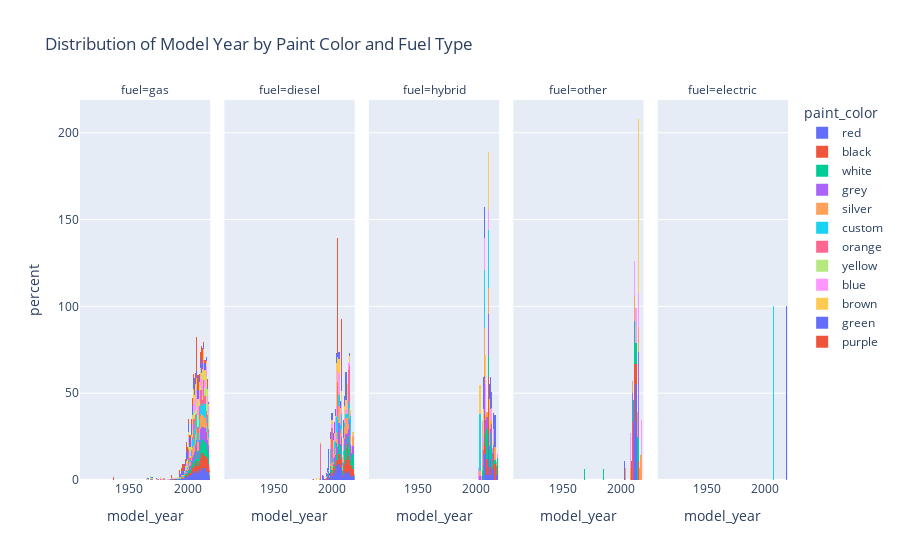

The notebook cell saved with this chart:
### Code cell
fig = px.histogram(
    vehicle_df,
    x='model_year',
    color='paint_color',
    facet_col='fuel',
    histnorm='percent',
    title='Distribution of Model Year by Paint Color and Fuel Type'
)
fig.show()

### Figure 1 — Plotly figure (JSON) as saved in the notebook; plotly's stock layout.template omitted (floating-point values rounded to 4 significant figures; data arrays with more than 128 entries replaced by an {"elided": "..."} marker saying what was removed)
{"data": [{"bingroup": "x", "histnorm": "percent", "hovertemplate": "paint_color=red<br>fuel=gas<br>model_year=%{x}<br>percent=%{y}<extra></extra>", "legendgroup": "red", "marker": {"color": "#636efa", "pattern": {"shape": ""}}, "name": "red", "orientation": "v", "showlegend": true, "type": "histogram", "x": {"elided": "2953 int values"}, "xaxis": "x", "yaxis": "y"}, {"bingroup": "x", "histnorm": "percent", "hovertemplate": "paint_color=red<br>fuel=diesel<br>model_year=%{x}<br>percent=%{y}<extra></extra>", "legendgroup": "red", "marker": {"color": "#636efa", "pattern": {"shape": ""}}, "name": "red", "orientation": "v", "showlegend": false, "type": "histogram", "x": {"elided": "183 int values"}, "xaxis": "x2", "yaxis": "y2"}, {"bingroup": "x", "histnorm": "percent", "hovertemplate": "paint_color=red<br>fuel=hybrid<br>model_year=%{x}<br>percent=%{y}<extra></extra>", "legendgroup": "red", "marker": {"color": "#636efa", "pattern": {"shape": ""}}, "name": "red", "orientation": "v", "showlegend": false, "type": "histogram", "x": [2010, 2011, 2013, 2014, 2008, 2008, 2015, 2012, 2015, 2009, 2012, 2010, 2010, 2018, 2008, 2008, 2007, 2010, 2010, 2010, 2007, 2017, 2007, 2010, 2014, 2007, 2008, 2010, 2007, 2010, 2005, 2012, 2012], "xaxis": "x3", "yaxis": "y3"}, {"bingroup": "x", "histnorm": "percent", "hovertemplate": "paint_color=red<br>fuel=other<br>model_year=%{x}<br>percent=%{y}<extra></extra>", "legendgroup": "red", "marker": {"color": "#636efa", "pattern": {"shape": ""}}, "name": "red", "orientation": "v", "showlegend": false, "type": "histogram", "x": [2003, 2013, 2013, 2013, 2012, 2013, 2012, 2012, 2013], "xaxis": "x4", "yaxis": "y4"}, {"bingroup": "x", "histnorm": "percent", "hovertemplate": "paint_color=red<br>fuel=electric<br>model_year=%{x}<br>percent=%{y}<extra></extra>", "legendgroup": "red", "marker": {"color": "#636efa", "pattern": {"shape": ""}}, "name": "red", "orientation": "v", "showlegend": false, "type": "histogram", "x": [2018], "xaxis": "x5", "yaxis": "y5"}, {"bingroup": "x", "histnorm": "percent", "hovertemplate": "paint_color=black<br>fuel=gas<br>model_year=%{x}<br>percent=%{y}<extra></extra>", "legendgroup": "black", "marker": {"color": "#EF553B", "pattern": {"shape": ""}}, "name": "black", "orientation": "v", "showlegend": true, "type": "histogram", "x": {"elided": "5067 int values"}, "xaxis": "x", "yaxis": "y"}, {"bingroup": "x", "histnorm": "percent", "hovertemplate": "paint_color=black<br>fuel=diesel<br>model_year=%{x}<br>percent=%{y}<extra></extra>", "legendgroup": "black", "marker": {"color": "#EF553B", "pattern": {"shape": ""}}, "name": "black", "orientation": "v", "showlegend": false, "type": "histogram", "x": {"elided": "334 int values"}, "xaxis": "x2", "yaxis": "y2"}, {"bingroup": "x", "histnorm": "percent", "hovertemplate": "paint_color=black<br>fuel=hybrid<br>model_year=%{x}<br>percent=%{y}<extra></extra>", "legendgroup": "black", "marker": {"color": "#EF553B", "pattern": {"shape": ""}}, "name": "black", "orientation": "v", "showlegend": false, "type": "histogram", "x": [2013, 2007, 2010, 2009, 2009, 2010, 2018, 2007, 2010, 2010, 2007, 2010, 2010, 2007, 2015, 2015, 2010, 2016, 2011, 2007, 2016, 2008], "xaxis": "x3", "yaxis": "y3"}, {"bingroup": "x", "histnorm": "percent", "hovertemplate": "paint_color=black<br>fuel=other<br>model_year=%{x}<br>percent=%{y}<extra></extra>", "legendgroup": "black", "marker": {"color": "#EF553B", "pattern": {"shape": ""}}, "name": "black", "orientation": "v", "showlegend": false, "type": "histogram", "x": [2011, 2011, 2011, 2015, 2012, 2009, 2012, 2012, 2013], "xaxis": "x4", "yaxis": "y4"}, {"bingroup": "x", "histnorm": "percent", "hovertemplate": "paint_color=white<br>fuel=gas<br>model_year=%{x}<br>percent=%{y}<extra></extra>", "legendgroup": "white", "marker": {"color": "#00cc96", "pattern": {"shape": ""}}, "name": "white", "orientation": "v", "showlegend": true, "type": "histogram", "x": {"elided": "6270 int values"}, "xaxis": "x", "yaxis": "y"}, {"bingroup": "x", "histnorm": "percent", "hovertemplate": "paint_color=white<br>fuel=diesel<br>model_year=%{x}<br>percent=%{y}<extra></extra>", "legendgroup": "white", "marker": {"color": "#00cc96", "pattern": {"shape": ""}}, "name": "white", "orientation": "v", "showlegend": false, "type": "histogram", "x": {"elided": "813 int values"}, "xaxis": "x2", "yaxis": "y2"}, {"bingroup": "x", "histnorm": "percent", "hovertemplate": "paint_color=white<br>fuel=hybrid<br>model_year=%{x}<br>percent=%{y}<extra></extra>", "legendgroup": "white", "marker": {"color": "#00cc96", "pattern": {"shape": ""}}, "name": "white", "orientation": "v", "showlegend": false, "type": "histogram", "x": [2009, 2012, 2006, 2005, 2011, 2011, 2013, 2013, 2011, 2010, 2017, 2006, 2013, 2010, 2008, 2012, 2008, 2013, 2009, 2008, 2010, 2011, 2009, 2010, 2013, 2013, 2009, 2013, 2006, 2012, 2009, 2010, 2009, 2018, 2018, 2013, 2017, 2014, 2016, 2014, 2009], "xaxis": "x3", "yaxis": "y3"}, {"bingroup": "x", "histnorm": "percent", "hovertemplate": "paint_color=white<br>fuel=other<br>model_year=%{x}<br>percent=%{y}<extra></extra>", "legendgroup": "white", "marker": {"color": "#00cc96", "pattern": {"shape": ""}}, "name": "white", "orientation": "v", "showlegend": false, "type": "histogram", "x": [1969, 2013, 1985, 2011, 2014, 2014, 2015, 2014, 2015, 2012, 2012, 2014, 2012, 2012, 2011, 2013], "xaxis": "x4", "yaxis": "y4"}, {"bingroup": "x", "histnorm": "percent", "hovertemplate": "paint_color=grey<br>fuel=gas<br>model_year=%{x}<br>percent=%{y}<extra></extra>", "legendgroup": "grey", "marker": {"color": "#ab63fa", "pattern": {"shape": ""}}, "name": "grey", "orientation": "v", "showlegend": true, "type": "histogram", "x": {"elided": "3309 int values"}, "xaxis": "x", "yaxis": "y"}, {"bingroup": "x", "histnorm": "percent", "hovertemplate": "paint_color=grey<br>fuel=diesel<br>model_year=%{x}<br>percent=%{y}<extra></extra>", "legendgroup": "grey", "marker": {"color": "#ab63fa", "pattern": {"shape": ""}}, "name": "grey", "orientation": "v", "showlegend": false, "type": "histogram", "x": {"elided": "211 int values"}, "xaxis": "x2", "yaxis": "y2"}, {"bingroup": "x", "histnorm": "percent", "hovertemplate": "paint_color=grey<br>fuel=hybrid<br>model_year=%{x}<br>percent=%{y}<extra></extra>", "legendgroup": "grey", "marker": {"color": "#ab63fa", "pattern": {"shape": ""}}, "name": "grey", "orientation": "v", "showlegend": false, "type": "histogram", "x": [2006, 2007, 2015, 2006, 2010, 2008, 2012, 2012, 2012, 2009, 2006, 2014, 2006, 2010, 2007, 2009, 2010, 2010, 2013, 2009, 2007, 2012, 2007, 2007, 2010, 2007, 2011, 2010, 2003, 2007, 2013, 2008, 2010, 2014, 2007, 2008, 2010, 2010, 2007, 2015, 2010], "xaxis": "x3", "yaxis": "y3"}, {"bingroup": "x", "histnorm": "percent", "hovertemplate": "paint_color=grey<br>fuel=other<br>model_year=%{x}<br>percent=%{y}<extra></extra>", "legendgroup": "grey", "marker": {"color": "#ab63fa", "pattern": {"shape": ""}}, "name": "grey", "orientation": "v", "showlegend": false, "type": "histogram", "x": [2015, 2010], "xaxis": "x4", "yaxis": "y4"}, {"bingroup": "x", "histnorm": "percent", "hovertemplate": "paint_color=silver<br>fuel=gas<br>model_year=%{x}<br>percent=%{y}<extra></extra>", "legendgroup": "silver", "marker": {"color": "#FFA15A", "pattern": {"shape": ""}}, "name": "silver", "orientation": "v", "showlegend": true, "type": "histogram", "x": {"elided": "4133 int values"}, "xaxis": "x", "yaxis": "y"}, {"bingroup": "x", "histnorm": "percent", "hovertemplate": "paint_color=silver<br>fuel=diesel<br>model_year=%{x}<br>percent=%{y}<extra></extra>", "legendgroup": "silver", "marker": {"color": "#FFA15A", "pattern": {"shape": ""}}, "name": "silver", "orientation": "v", "showlegend": false, "type": "histogram", "x": {"elided": "221 int values"}, "xaxis": "x2", "yaxis": "y2"}, {"bingroup": "x", "histnorm": "percent", "hovertemplate": "paint_color=silver<br>fuel=hybrid<br>model_year=%{x}<br>percent=%{y}<extra></extra>", "legendgroup": "silver", "marker": {"color": "#FFA15A", "pattern": {"shape": ""}}, "name": "silver", "orientation": "v", "showlegend": false, "type": "histogram", "x": [2005, 2005, 2010, 2007, 2007, 2007, 2010, 2015, 2007, 2011, 2005, 2011, 2010, 2017, 2012, 2016, 2014, 2007, 2010, 2010, 2006, 2012, 2005, 2009, 2003, 2006, 2013, 2008, 2010, 2011, 2011, 2007, 2007, 2007, 2005, 2016, 2007, 2007, 2007, 2016], "xaxis": "x3", "yaxis": "y3"}, {"bingroup": "x", "histnorm": "percent", "hovertemplate": "paint_color=silver<br>fuel=other<br>model_year=%{x}<br>percent=%{y}<extra></extra>", "legendgroup": "silver", "marker": {"color": "#FFA15A", "pattern": {"shape": ""}}, "name": "silver", "orientation": "v", "showlegend": false, "type": "histogram", "x": [2015, 2012, 2004, 2014, 2008, 2016, 2017, 2010, 2012, 2015, 2017, 2018, 2018, 2014], "xaxis": "x4", "yaxis": "y4"}, {"bingroup": "x", "histnorm": "percent", "hovertemplate": "paint_color=custom<br>fuel=gas<br>model_year=%{x}<br>percent=%{y}<extra></extra>", "legendgroup": "custom", "marker": {"color": "#19d3f3", "pattern": {"shape": ""}}, "name": "custom", "orientation": "v", "showlegend": true, "type": "histogram", "x": {"elided": "775 int values"}, "xaxis": "x", "yaxis": "y"}, {"bingroup": "x", "histnorm": "percent", "hovertemplate": "paint_color=custom<br>fuel=diesel<br>model_year=%{x}<br>percent=%{y}<extra></extra>", "legendgroup": "custom", "marker": {"color": "#19d3f3", "pattern": {"shape": ""}}, "name": "custom", "orientation": "v", "showlegend": false, "type": "histogram", "x": [2011, 2009, 2014, 2016, 2002, 2005, 2015, 2005, 2003, 2008, 2008, 2016, 1999, 2005, 2002, 2004, 2004, 2004, 2006, 2002, 2016, 2005, 2007, 1999, 2006, 2014, 2015, 2001, 1999, 2016, 2012, 2008, 2014, 2005, 2013, 2007, 2006, 2010, 1999, 2016, 2014, 2014, 2003, 2008, 2005, 2004], "xaxis": "x2", "yaxis": "y2"}, {"bingroup": "x", "histnorm": "percent", "hovertemplate": "paint_color=custom<br>fuel=hybrid<br>model_year=%{x}<br>percent=%{y}<extra></extra>", "legendgroup": "custom", "marker": {"color": "#19d3f3", "pattern": {"shape": ""}}, "name": "custom", "orientation": "v", "showlegend": false, "type": "histogram", "x": [2007, 2010, 2003], "xaxis": "x3", "yaxis": "y3"}, {"bingroup": "x", "histnorm": "percent", "hovertemplate": "paint_color=custom<br>fuel=electric<br>model_year=%{x}<br>percent=%{y}<extra></extra>", "legendgroup": "custom", "marker": {"color": "#19d3f3", "pattern": {"shape": ""}}, "name": "custom", "orientation": "v", "showlegend": false, "type": "histogram", "x": [2007], "xaxis": "x5", "yaxis": "y5"}, {"bingroup": "x", "histnorm": "percent", "hovertemplate": "paint_color=orange<br>fuel=gas<br>model_year=%{x}<br>percent=%{y}<extra></extra>", "legendgroup": "orange", "marker": {"color": "#FF6692", "pattern": {"shape": ""}}, "name": "orange", "orientation": "v", "showlegend": true, "type": "histogram", "x": {"elided": "157 int values"}, "xaxis": "x", "yaxis": "y"}, {"bingroup": "x", "histnorm": "percent", "hovertemplate": "paint_color=orange<br>fuel=diesel<br>model_year=%{x}<br>percent=%{y}<extra></extra>", "legendgroup": "orange", "marker": {"color": "#FF6692", "pattern": {"shape": ""}}, "name": "orange", "orientation": "v", "showlegend": false, "type": "histogram", "x": [2015, 2014, 1990, 2000, 2005], "xaxis": "x2", "yaxis": "y2"}, {"bingroup": "x", "histnorm": "percent", "hovertemplate": "paint_color=yellow<br>fuel=gas<br>model_year=%{x}<br>percent=%{y}<extra></extra>", "legendgroup": "yellow", "marker": {"color": "#B6E880", "pattern": {"shape": ""}}, "name": "yellow", "orientation": "v", "showlegend": true, "type": "histogram", "x": {"elided": "182 int values"}, "xaxis": "x", "yaxis": "y"}, {"bingroup": "x", "histnorm": "percent", "hovertemplate": "paint_color=blue<br>fuel=gas<br>model_year=%{x}<br>percent=%{y}<extra></extra>", "legendgroup": "blue", "marker": {"color": "#FF97FF", "pattern": {"shape": ""}}, "name": "blue", "orientation": "v", "showlegend": true, "type": "histogram", "x": {"elided": "2918 int values"}, "xaxis": "x", "yaxis": "y"}, {"bingroup": "x", "histnorm": "percent", "hovertemplate": "paint_color=blue<br>fuel=diesel<br>model_year=%{x}<br>percent=%{y}<extra></extra>", "legendgroup": "blue", "marker": {"color": "#FF97FF", "pattern": {"shape": ""}}, "name": "blue", "orientation": "v", "showlegend": false, "type": "histogram", "x": {"elided": "186 int values"}, "xaxis": "x2", "yaxis": "y2"}, {"bingroup": "x", "histnorm": "percent", "hovertemplate": "paint_color=blue<br>fuel=hybrid<br>model_year=%{x}<br>percent=%{y}<extra></extra>", "legendgroup": "blue", "marker": {"color": "#FF97FF", "pattern": {"shape": ""}}, "name": "blue", "orientation": "v", "showlegend": false, "type": "histogram", "x": [2013, 2005, 2005, 2007, 2002, 2013, 2008, 2012, 2008, 2008, 2010, 2008, 2007, 2015, 2010, 2012, 2007, 2007, 2005, 2010, 2005, 2010, 2013, 2007, 2006, 2018, 2005, 2008, 2002, 2002, 2007, 2004, 2005, 2007, 2010, 2007, 2008, 2008, 2015, 2008, 2012, 2005, 2015], "xaxis": "x3", "yaxis": "y3"}, {"bingroup": "x", "histnorm": "percent", "hovertemplate": "paint_color=blue<br>fuel=other<br>model_year=%{x}<br>percent=%{y}<extra></extra>", "legendgroup": "blue", "marker": {"color": "#FF97FF", "pattern": {"shape": ""}}, "name": "blue", "orientation": "v", "showlegend": false, "type": "histogram", "x": [2008, 2013, 2012, 2018, 2015], "xaxis": "x4", "yaxis": "y4"}, {"bingroup": "x", "histnorm": "percent", "hovertemplate": "paint_color=brown<br>fuel=gas<br>model_year=%{x}<br>percent=%{y}<extra></extra>", "legendgroup": "brown", "marker": {"color": "#FECB52", "pattern": {"shape": ""}}, "name": "brown", "orientation": "v", "showlegend": true, "type": "histogram", "x": {"elided": "760 int values"}, "xaxis": "x", "yaxis": "y"}, {"bingroup": "x", "histnorm": "percent", "hovertemplate": "paint_color=brown<br>fuel=diesel<br>model_year=%{x}<br>percent=%{y}<extra></extra>", "legendgroup": "brown", "marker": {"color": "#FECB52", "pattern": {"shape": ""}}, "name": "brown", "orientation": "v", "showlegend": false, "type": "histogram", "x": [2013, 2006, 2010, 2001, 2005, 2016, 2004, 2016, 2011, 2013, 2006, 2000, 1990, 2004, 2007, 2010, 2011, 2005, 2003, 2008, 2008, 2001, 2015, 2006, 2005, 2013, 2011, 2013, 2004, 2013, 1987, 2001, 1989, 2018, 2006, 2001, 2008, 2004, 2004, 2004, 2004, 2004, 2004, 2011, 2013, 2015, 1999, 2004, 1999, 2004, 2007, 2012, 2013, 1999, 2008, 2006, 2004, 2013, 2002, 2012, 2005, 2005, 2004, 2005, 2012, 2018, 2002, 2011, 2004, 2012, 2004, 2015, 2004, 2008, 2000, 2004, 2004, 2007, 2006, 2012, 2004, 2006, 2004, 2010, 2004], "xaxis": "x2", "yaxis": "y2"}, {"bingroup": "x", "histnorm": "percent", "hovertemplate": "paint_color=brown<br>fuel=hybrid<br>model_year=%{x}<br>percent=%{y}<extra></extra>", "legendgroup": "brown", "marker": {"color": "#FECB52", "pattern": {"shape": ""}}, "name": "brown", "orientation": "v", "showlegend": false, "type": "histogram", "x": [2003, 2008, 2010, 2010, 2011, 2006], "xaxis": "x3", "yaxis": "y3"}, {"bingroup": "x", "histnorm": "percent", "hovertemplate": "paint_color=brown<br>fuel=other<br>model_year=%{x}<br>percent=%{y}<extra></extra>", "legendgroup": "brown", "marker": {"color": "#FECB52", "pattern": {"shape": ""}}, "name": "brown", "orientation": "v", "showlegend": false, "type": "histogram", "x": [2015], "xaxis": "x4", "yaxis": "y4"}, {"bingroup": "x", "histnorm": "percent", "hovertemplate": "paint_color=green<br>fuel=gas<br>model_year=%{x}<br>percent=%{y}<extra></extra>", "legendgroup": "green", "marker": {"color": "#636efa", "pattern": {"shape": ""}}, "name": "green", "orientation": "v", "showlegend": true, "type": "histogram", "x": {"elided": "889 int values"}, "xaxis": "x", "yaxis": "y"}, {"bingroup": "x", "histnorm": "percent", "hovertemplate": "paint_color=green<br>fuel=diesel<br>model_year=%{x}<br>percent=%{y}<extra></extra>", "legendgroup": "green", "marker": {"color": "#636efa", "pattern": {"shape": ""}}, "name": "green", "orientation": "v", "showlegend": false, "type": "histogram", "x": [2006, 2001, 2010, 2010, 2001, 2012, 1997, 2007, 1995, 2011, 2002, 1997, 2003, 1997, 2011, 2010, 2005, 2012, 1997, 2015, 2011, 2007, 1996, 1998, 2004, 2008, 2006, 2010, 1999, 2012, 2003, 2012, 2004, 2012, 2008, 2002, 2004, 2008, 2008, 2002, 2000, 2000, 1997, 2010, 1992, 2012, 1997, 2012, 2012, 1999], "xaxis": "x2", "yaxis": "y2"}, {"bingroup": "x", "histnorm": "percent", "hovertemplate": "paint_color=green<br>fuel=hybrid<br>model_year=%{x}<br>percent=%{y}<extra></extra>", "legendgroup": "green", "marker": {"color": "#636efa", "pattern": {"shape": ""}}, "name": "green", "orientation": "v", "showlegend": false, "type": "histogram", "x": [2007, 2006, 2013, 2012, 2011, 2015, 2006, 2016, 2016, 2007, 2012], "xaxis": "x3", "yaxis": "y3"}, {"bingroup": "x", "histnorm": "percent", "hovertemplate": "paint_color=purple<br>fuel=gas<br>model_year=%{x}<br>percent=%{y}<extra></extra>", "legendgroup": "purple", "marker": {"color": "#EF553B", "pattern": {"shape": ""}}, "name": "purple", "orientation": "v", "showlegend": true, "type": "histogram", "x": [2009, 2013, 2011, 2008, 1996, 1993, 2015, 2009, 2008, 2008, 1986, 2013, 2009, 2013, 2013, 1999, 2004, 2014, 1996, 2002, 2013, 1996, 2017, 2008, 2007, 2011, 2008, 2008, 2008, 2008, 2004, 1999, 2010, 2006, 1995, 2008, 2008, 1936, 2008, 2013, 2009, 2007, 2003, 2012, 2012, 2012, 2017, 2009, 1993, 2012, 2012, 1997, 2006, 2003, 2005, 2000, 2009, 1999, 1999, 2008, 2017, 2012, 2012, 2008, 2001, 2004, 1998, 2001], "xaxis": "x", "yaxis": "y"}, {"bingroup": "x", "histnorm": "percent", "hovertemplate": "paint_color=purple<br>fuel=diesel<br>model_year=%{x}<br>percent=%{y}<extra></extra>", "legendgroup": "purple", "marker": {"color": "#EF553B", "pattern": {"shape": ""}}, "name": "purple", "orientation": "v", "showlegend": false, "type": "histogram", "x": [2008, 2005, 2005], "xaxis": "x2", "yaxis": "y2"}], "layout": {"annotations": [{"font": {}, "showarrow": false, "text": "fuel=gas", "x": 0.092, "xanchor": "center", "xref": "paper", "y": 1, "yanchor": "bottom", "yref": "paper"}, {"font": {}, "showarrow": false, "text": "fuel=diesel", "x": 0.296, "xanchor": "center", "xref": "paper", "y": 1, "yanchor": "bottom", "yref": "paper"}, {"font": {}, "showarrow": false, "text": "fuel=hybrid", "x": 0.5, "xanchor": "center", "xref": "paper", "y": 1, "yanchor": "bottom", "yref": "paper"}, {"font": {}, "showarrow": false, "text": "fuel=other", "x": 0.704, "xanchor": "center", "xref": "paper", "y": 1, "yanchor": "bottom", "yref": "paper"}, {"font": {}, "showarrow": false, "text": "fuel=electric", "x": 0.908, "xanchor": "center", "xref": "paper", "y": 1, "yanchor": "bottom", "yref": "paper"}], "barmode": "relative", "legend": {"title": {"text": "paint_color"}, "tracegroupgap": 0}, "title": {"text": "Distribution of Model Year by Paint Color and Fuel Type"}, "xaxis": {"anchor": "y", "domain": [0, 0.184], "title": {"text": "model_year"}}, "xaxis2": {"anchor": "y2", "domain": [0.204, 0.388], "matches": "x", "title": {"text": "model_year"}}, "xaxis3": {"anchor": "y3", "domain": [0.408, 0.592], "matches": "x", "title": {"text": "model_year"}}, "xaxis4": {"anchor": "y4", "domain": [0.612, 0.796], "matches": "x", "title": {"text": "model_year"}}, "xaxis5": {"anchor": "y5", "domain": [0.816, 1], "matches": "x", "title": {"text": "model_year"}}, "yaxis": {"anchor": "x", "domain": [0, 1], "title": {"text": "percent"}}, "yaxis2": {"anchor": "x2", "domain": [0, 1], "matches": "y", "showticklabels": false}, "yaxis3": {"anchor": "x3", "domain": [0, 1], "matches": "y", "showticklabels": false}, "yaxis4": {"anchor": "x4", "domain": [0, 1], "matches": "y", "showticklabels": false}, "yaxis5": {"anchor": "x5", "domain": [0, 1], "matches": "y", "showticklabels": false}}}
